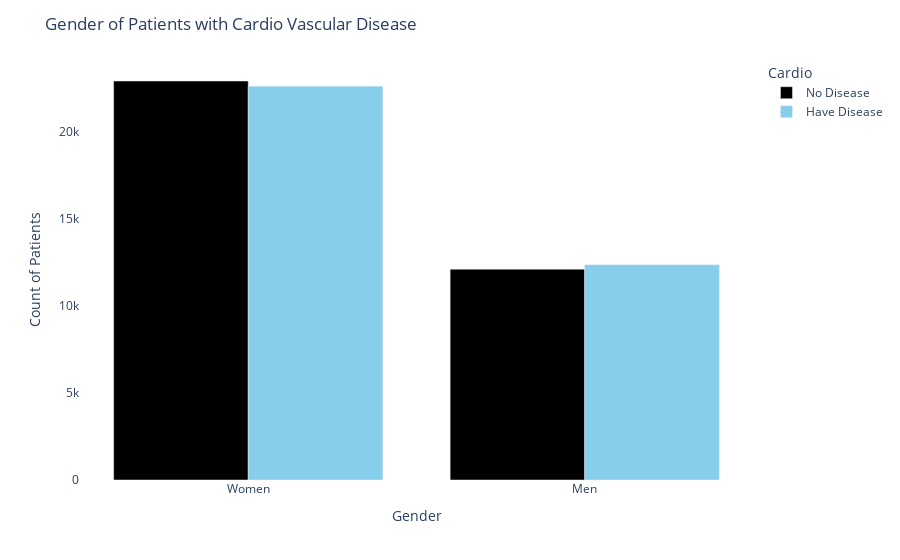

Notebook code for this chart:
### Code cell
# Group the DataFrame and count the occurrences
gender_count = df.groupby(['gender', 'cardio']).size().unstack(fill_value=0).reset_index()

# Reshape the data for Plotly
counts_melted = pd.melt(gender_count, id_vars='gender', value_vars=[0, 1], var_name='Cardio', value_name='Count')

# Replace cardio values with descriptive labels
counts_melted['Cardio'] = counts_melted['Cardio'].map({0: 'No Disease', 1: 'Have Disease'})
counts_melted['gender'] = counts_melted['gender'].map({1: 'Women', 2: 'Men'})

# Plot the bar chart using Plotly
fig_gender = px.bar(counts_melted, x='gender', y='Count', color='Cardio', barmode='group',
             color_discrete_map={'No Disease': 'black', 'Have Disease': 'skyblue'})

# Update layout
fig_gender.update_layout(title='Gender of Patients with Cardio Vascular Disease',
                  xaxis_title='Gender',
                  yaxis_title='Count of Patients',
                  bargap=0.2, # Expand bar width
                  plot_bgcolor='white')

### Figure 1 — Plotly figure (JSON) as saved in the notebook; plotly's stock layout.template omitted (floating-point values rounded to 4 significant figures)
{"data": [{"alignmentgroup": "True", "hovertemplate": "Cardio=No Disease<br>gender=%{x}<br>Count=%{y}<extra></extra>", "legendgroup": "No Disease", "marker": {"color": "black", "pattern": {"shape": ""}}, "name": "No Disease", "offsetgroup": "No Disease", "orientation": "v", "showlegend": true, "textposition": "auto", "type": "bar", "x": ["Women", "Men"], "xaxis": "x", "y": [22914, 12107], "yaxis": "y"}, {"alignmentgroup": "True", "hovertemplate": "Cardio=Have Disease<br>gender=%{x}<br>Count=%{y}<extra></extra>", "legendgroup": "Have Disease", "marker": {"color": "skyblue", "pattern": {"shape": ""}}, "name": "Have Disease", "offsetgroup": "Have Disease", "orientation": "v", "showlegend": true, "textposition": "auto", "type": "bar", "x": ["Women", "Men"], "xaxis": "x", "y": [22616, 12363], "yaxis": "y"}], "layout": {"bargap": 0.2, "barmode": "group", "legend": {"title": {"text": "Cardio"}, "tracegroupgap": 0}, "margin": {"t": 60}, "plot_bgcolor": "white", "title": {"text": "Gender of Patients with Cardio Vascular Disease"}, "xaxis": {"anchor": "y", "domain": [0, 1], "title": {"text": "Gender"}}, "yaxis": {"anchor": "x", "domain": [0, 1], "title": {"text": "Count of Patients"}}}}
